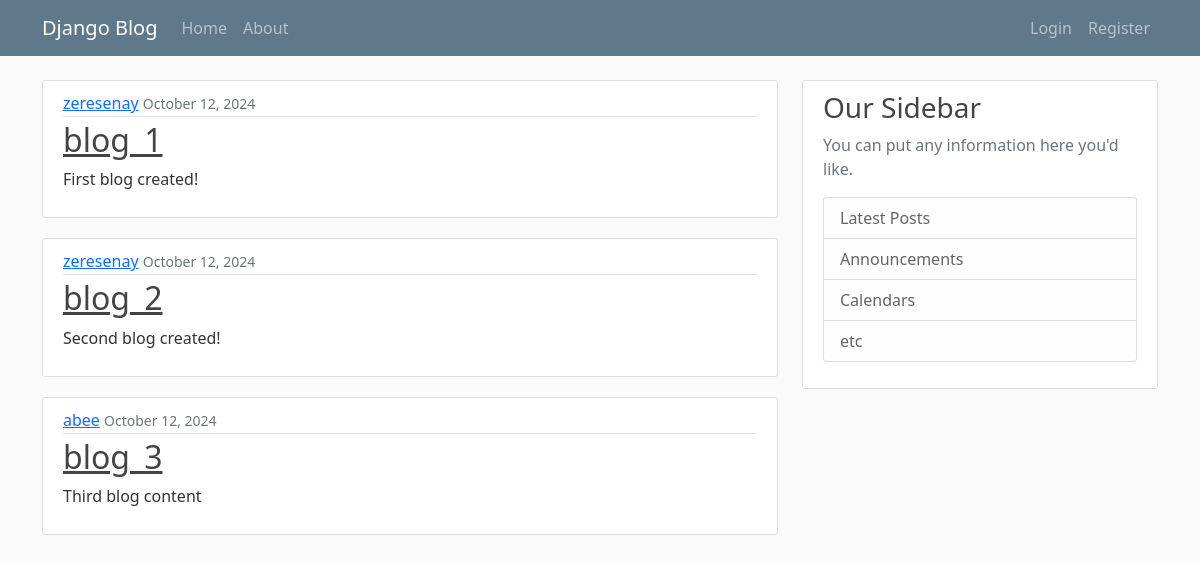
The page / on the database its author committed.
### blog/models.py (models this page shows, shortened)
class Post(models.Model):
    title = models.CharField(max_length=100)
    content = models.TextField()
    created_at = models.DateTimeField(default=timezone.now)
    author = models.ForeignKey(User, on_delete=models.CASCADE)

### blog/views.py (the view)
# urls.py: path('', views.home, name='blog-home'),
def home(request):
    context = {
        'posts': Post.objects.all(),
    }
    return render(request, 'blog/home.html', context)

### blog/templates/blog/home.html
{% extends "blog/layout.html" %}
{% block content %}
    {% for post in posts %}
        <article class="media content-section">
          <div class="media-body">
            <div class="article-metadata">
              <a class="mr-2" href="#">{{ post.author }}</a>
              <small class="text-muted">{{ post.created_at|date:"F d, Y" }}</small>
            </div>
            <h2><a class="article-title" href="#">{{ post.title }}</a></h2>
            <p class="article-content">{{ post.content }}</p>
          </div>
        </article>
    {% endfor %}
{% endblock content %}

### blog/templates/blog/layout.html (shortened to what this page needs)
{% load static %}
<!DOCTYPE html>
<html lang="en">
<head>
    <link href="https://cdn.jsdelivr.net/npm/bootstrap@5.0.2/dist/css/bootstrap.min.css" rel="stylesheet">
    <link rel="stylesheet" href="{% static 'blog/main.css' %}">
</head>
<body>
    <nav class="navbar navbar-expand-md navbar-dark bg-steel fixed-top">
        <div class="container">
          <a class="navbar-brand mr-4" href="{% url 'blog-home' %}">Django Blog</a>
          <div class="collapse navbar-collapse d-flex justify-content-between" id="navbarToggle">
            <div class="navbar-nav mr-auto">
              <a class="nav-item nav-link" href="{% url 'blog-home' %}">Home</a>
              <a class="nav-item nav-link" href="{% url 'blog-about' %}">About</a>
            </div>
            <div class="navbar-nav">
              {% if user.is_authenticated %}
                  <a class="nav-item nav-link" href="{% url 'profile' %}">Profile</a>
                  <form method="post" action="{% url 'logout' %}">
                    {% csrf_token %}
                    <button class="logout_form" type="submit">Logout</button>
                  </form>
              {% else %}
                  <a class="nav-item nav-link" href="{% url 'login' %}">Login</a>
                  <a class="nav-item nav-link" href="{% url 'register' %}">Register</a>
              {% endif %}
            </div>
          </div>
        </div>
      </nav>
    <main role="main" class="container">
        <div class="row">
          <div class="col-md-8">
            {% block content %}{% endblock %}
          </div>
          <div class="col-md-4">
            <div class="content-section">
              <h3>Our Sidebar</h3>
              <p class='text-muted'>You can put any information here you'd like.
                <ul class="list-group">
                  <li class="list-group-item list-group-item-light">Latest Posts</li>
                  <li class="list-group-item list-group-item-light">Announcements</li>
                  <li class="list-group-item list-group-item-light">Calendars</li>
                  <li class="list-group-item list-group-item-light">etc</li>
                </ul>
              </p>
            </div>
          </div>
        </div>
      </main>
</body>
</html>

### blog/static/blog/main.css (style rules this page uses)
body { background: #fafafa; color: #333333; margin-top: 5rem; }
h1, h2, h3, h4, h5, h6 { color: #444444; }
ul { margin: 0; }
.bg-steel { background-color: #5f788a; }
.content-section { background: #ffffff; padding: 10px 20px; border: 1px solid #dddddd; border-radius: 3px; margin-bottom: 20px; }
.article-title { color: #444444; }
.article-content { white-space: pre-line; }
.article-metadata { padding-bottom: 1px; margin-bottom: 4px; border-bottom: 1px solid #e3e3e3 }

### rows shown on the page
Post: author "zeresenay", created_at "October 12, 2024", title "blog_1", content "First blog created!"
Post: author "zeresenay", created_at "October 12, 2024", title "blog_2", content "Second blog created!"
Post: author "abee", created_at "October 12, 2024", title "blog_3", content "Third blog content"
